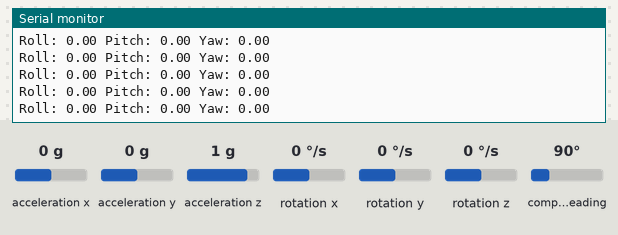
This sketch was run on a simulated Arduino Uno, built with avr-gcc and run on an emulated ATmega328P. Parts: the last lines printed to the serial monitor. The inputs (shaded band) are chosen by the test bench; at power-on: acceleration x 0 g, acceleration y 0 g, acceleration z 1 g, rotation x 0 °/s, rotation y 0 °/s, rotation z 0 °/s, compass heading 90°.

Above: at 11.7 s.
11.8 s: acceleration x set to 0.8 g
At 12.5 s:
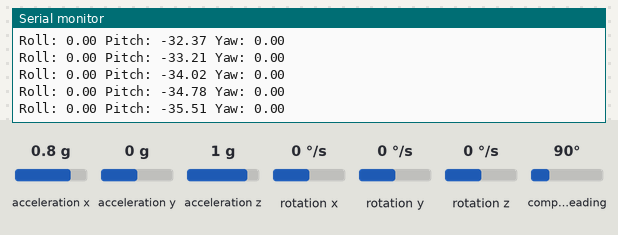
14.8 s: acceleration y set to -1.4 g
At 15.8 s:
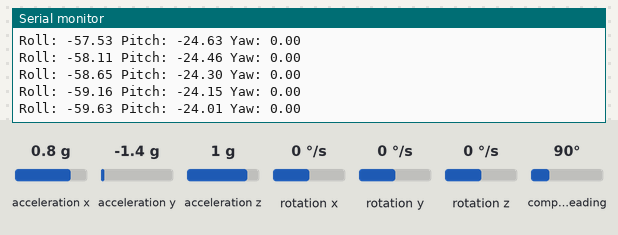
16.3 s: acceleration z set to -0.1 g
At 16.9 s:
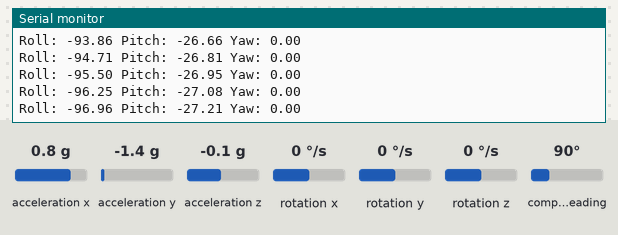
19.3 s: rotation x set to -192 °/s
At 19.9 s:
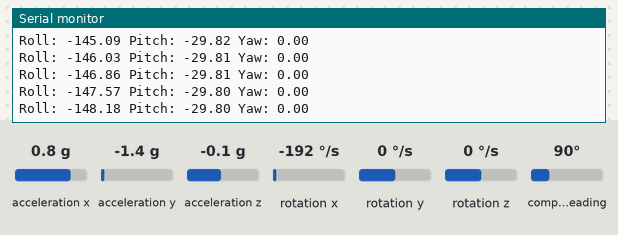
20.8 s: rotation y set to 100 °/s
At 21.9 s:
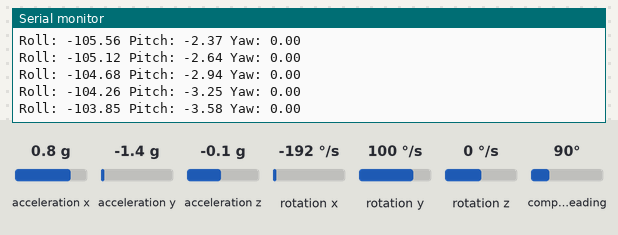
Timing chart, 0 to 23.8 s (numbered marks = the images above; inputs shaded):
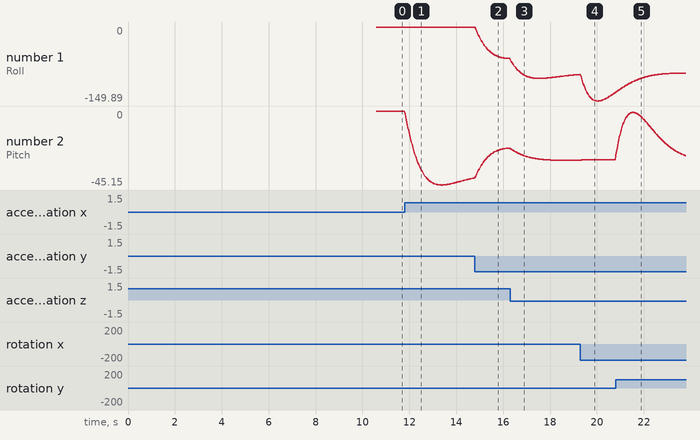

The sketch:

Magnetometer_calibration.ino
```cpp
#include <Wire.h>
#include "Kalman.h"
#include <MPU6050.h>
#include <QMC5883LCompass.h>

MPU6050 mpu;
QMC5883LCompass mag;
Kalman kalmanX, kalmanY;

float accX, accY, accZ;
float gyroX, gyroY, gyroZ;
float magX, magY, magZ;
float roll, pitch, yaw;

unsigned long timer;
float dt;

// Calibration offsets
float magX_offset = 0, magY_offset = 0;

void calibrateMagnetometer() {
  long xMin = 32767, xMax = -32768, yMin = 32767, yMax = -32768;
  Serial.println("Move the sensor in all directions to calibrate the magnetometer...");
  for (int i = 0; i < 500; i++) {
    mag.read();
    int x = mag.getX();
    int y = mag.getY();
    if (x < xMin) xMin = x;
    if (x > xMax) xMax = x;
    if (y < yMin) yMin = y;
    if (y > yMax) yMax = y;
    delay(20);
  }
  magX_offset = (xMax + xMin) / 2.0;
  magY_offset = (yMax + yMin) / 2.0;
  Serial.println("Calibration done.");
}

void setup() {
  Serial.begin(115200);
  Wire.begin();
  mpu.initialize();
  mag.init();
  mag.setCalibrationOffsets(0, 0, 0); // default

  calibrateMagnetometer();

  timer = micros();
}

void loop() {
  // Compute dt
  unsigned long now = micros();
  dt = (now - timer) / 1000000.0;
  timer = now;

  // Read MPU6050
  accX = mpu.getAccelerationX() / 16384.0;
  accY = mpu.getAccelerationY() / 16384.0;
  accZ = mpu.getAccelerationZ() / 16384.0;
  gyroX = mpu.getRotationX() / 131.0;
  gyroY = mpu.getRotationY() / 131.0;
  gyroZ = mpu.getRotationZ() / 131.0;

  // Compute pitch and roll from acc
  float rollAcc = atan2(accY, accZ) * RAD_TO_DEG;
  float pitchAcc = atan2(-accX, sqrt(accY * accY + accZ * accZ)) * RAD_TO_DEG;

  // Kalman filter update
  roll = kalmanX.getAngle(rollAcc, gyroX, dt);
  pitch = kalmanY.getAngle(pitchAcc, gyroY, dt);

  // Read magnetometer
  mag.read();
  magX = mag.getX() - magX_offset;
  magY = mag.getY() - magY_offset;
  yaw = atan2(magY * cos(roll * DEG_TO_RAD) + magZ * sin(roll * DEG_TO_RAD),
              magX * cos(pitch * DEG_TO_RAD) +
              magY * sin(pitch * DEG_TO_RAD) * sin(roll * DEG_TO_RAD) -
              magZ * sin(pitch * DEG_TO_RAD) * cos(roll * DEG_TO_RAD));
  yaw *= RAD_TO_DEG;
  if (yaw < 0) yaw += 360;

  // Display
  Serial.print("Roll: ");
  Serial.print(roll);
  Serial.print(" Pitch: ");
  Serial.print(pitch);
  Serial.print(" Yaw: ");
  Serial.println(yaw);

  delay(20);
}
```

Measured:
- after the input at 11.8 s, the serial monitor: prints a new line at once (image 1)
- plotted number 2: 0 → -40.77 after the input at 11.8 s
